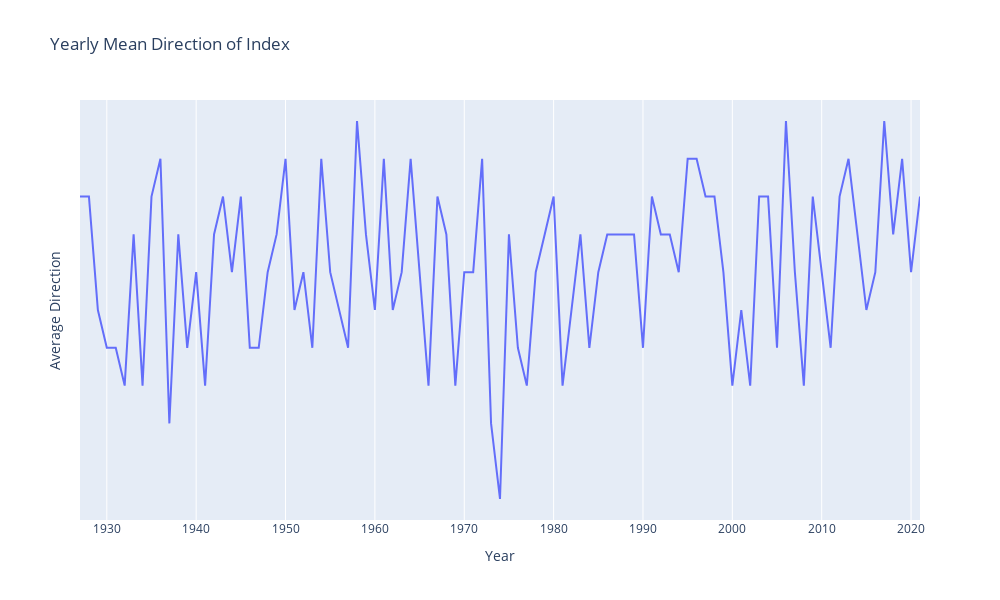

The cell this chart's notebook holds for it:
### Code cell
# Option 3. Direction (up or down).
df['direction'] = df['Index'].diff(tau) > 0

df['year'] = (df['yyyymm'] / 100).astype(int)

print(df['direction'].value_counts())

#plt.scatter(df['date'], df['direction'].astype(int), alpha=0.5)
#plt.show()

yearly_direction = df.groupby('year')['direction'].mean().reset_index()

# Create a line plot using plotly.express
fig_line = px.line(yearly_direction, x='year', y='direction', 
                   title='Yearly Mean Direction of Index', labels={'direction': 'Average Direction'})
fig_line.update_layout(
    xaxis_title='Year',
    yaxis_title='Average Direction',
    yaxis=dict(tickmode='array', tickvals=[0, 1], ticktext=['Down', 'Up']),  # Adjust as needed
    width=1000,
    height=600
)
fig_line.show()

### Figure 1 — Plotly figure (JSON) as saved in the notebook; plotly's stock layout.template omitted (floating-point values rounded to 4 significant figures)
{"data": [{"hovertemplate": "year=%{x}<br>Average Direction=%{y}<extra></extra>", "legendgroup": "", "line": {"color": "#636efa", "dash": "solid"}, "marker": {"symbol": "circle"}, "mode": "lines", "name": "", "orientation": "v", "showlegend": false, "type": "scatter", "x": [1927, 1928, 1929, 1930, 1931, 1932, 1933, 1934, 1935, 1936, 1937, 1938, 1939, 1940, 1941, 1942, 1943, 1944, 1945, 1946, 1947, 1948, 1949, 1950, 1951, 1952, 1953, 1954, 1955, 1956, 1957, 1958, 1959, 1960, 1961, 1962, 1963, 1964, 1965, 1966, 1967, 1968, 1969, 1970, 1971, 1972, 1973, 1974, 1975, 1976, 1977, 1978, 1979, 1980, 1981, 1982, 1983, 1984, 1985, 1986, 1987, 1988, 1989, 1990, 1991, 1992, 1993, 1994, 1995, 1996, 1997, 1998, 1999, 2000, 2001, 2002, 2003, 2004, 2005, 2006, 2007, 2008, 2009, 2010, 2011, 2012, 2013, 2014, 2015, 2016, 2017, 2018, 2019, 2020, 2021], "xaxis": "x", "y": [0.75, 0.75, 0.5, 0.4167, 0.4167, 0.3333, 0.6667, 0.3333, 0.75, 0.8333, 0.25, 0.6667, 0.4167, 0.5833, 0.3333, 0.6667, 0.75, 0.5833, 0.75, 0.4167, 0.4167, 0.5833, 0.6667, 0.8333, 0.5, 0.5833, 0.4167, 0.8333, 0.5833, 0.5, 0.4167, 0.9167, 0.6667, 0.5, 0.8333, 0.5, 0.5833, 0.8333, 0.5833, 0.3333, 0.75, 0.6667, 0.3333, 0.5833, 0.5833, 0.8333, 0.25, 0.08333, 0.6667, 0.4167, 0.3333, 0.5833, 0.6667, 0.75, 0.3333, 0.5, 0.6667, 0.4167, 0.5833, 0.6667, 0.6667, 0.6667, 0.6667, 0.4167, 0.75, 0.6667, 0.6667, 0.5833, 0.8333, 0.8333, 0.75, 0.75, 0.5833, 0.3333, 0.5, 0.3333, 0.75, 0.75, 0.4167, 0.9167, 0.5833, 0.3333, 0.75, 0.5833, 0.4167, 0.75, 0.8333, 0.6667, 0.5, 0.5833, 0.9167, 0.6667, 0.8333, 0.5833, 0.75], "yaxis": "y"}], "layout": {"height": 600, "legend": {"tracegroupgap": 0}, "title": {"text": "Yearly Mean Direction of Index"}, "width": 1000, "xaxis": {"anchor": "y", "domain": [0, 1], "title": {"text": "Year"}}, "yaxis": {"anchor": "x", "domain": [0, 1], "tickmode": "array", "ticktext": ["Down", "Up"], "tickvals": [0, 1], "title": {"text": "Average Direction"}}}}
